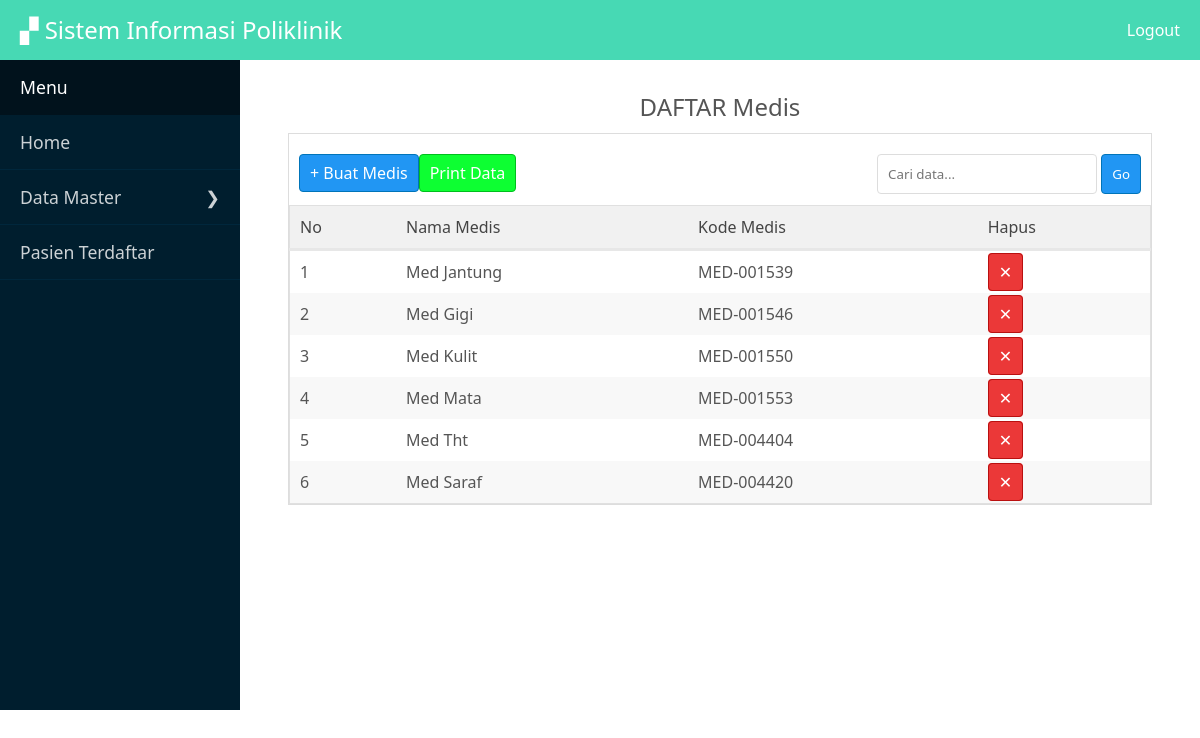
/panel/medis/index.php, run on the app's committed database.
### tables this page shows
CREATE TABLE IF NOT EXISTS `medis` (
  `id_med` int(11) NOT NULL AUTO_INCREMENT,
  `med` varchar(20) NOT NULL,
  `kodemed` varchar(15) NOT NULL,
  PRIMARY KEY (`id_med`)
);

### Control.php (called while the page is built, shortened)
<?php
$link = mysqli_connect('localhost','root','','poliklinik');
function data($query){
	global $link;
	$result = mysqli_query($link,$query);
	return $result;
}
?>

### panel/medis/index.php (the view, shortened to what this page needs)
<?php
require_once '../../Control.php';
$query = "SELECT * FROM medis";
$read = data($query);
 ?>
<?php require_once 'view/view.php'; head(); ?>
<div class="bungkus">
	<div class="main">
		<div class="isimain">
					<center style="padding: 10px;"><h2>DAFTAR Medis</h2></center>
				<div class="datatampil">
					<div class="add">
						<a href="add.php" class="tmbl biru kiri">+ Buat Medis</a>
						<a href="cetak.php" class="tmbl lime kiri">Print Data</a>
						<form action="index.php" method="get" class="kanan">
							<input type="text" name="cari" placeholder="Cari data...">
							<button class="biru">Go</button>
						</form>
					</div>
					<label for="" class="clear"></label>
					<table class="full">
						<thead>
							<tr>
								<td>No</td>
								<td>Nama Medis</td>
								<td>Kode Medis</td>
								<td>Hapus</td>
							</tr>
						</thead>
						<tbody>
<?php
$no = 0;
while($row = mysqli_fetch_assoc($read) ){
$no++;
?>
							<tr>
								<td><?= $no ?></td>
								<td>Med <?= $row['med'] ?></td>
								<td><?= $row['kodemed'] ?></td>
								<td>
									<a href="delete.php?id=<?= $row['id_med'] ?>" class="tmbl merah">&#10005;</a>
								</td>
							</tr>
<?php } ?>
						</tbody>
					</table>
				</div>
		</div>
	</div>

### style.css (style rules this page uses)
* { margin: 0; padding: 0; font-family: 'Century Gothic','Segoe UI',sans-serif; box-sizing: border-box; text-decoration: none; font-weight: normal; }
body { background: #fff; font-size: 16px; color: #555; }
nav, h1,h2,h3,h4,p,b { display: block; }
input,textarea,button,select { padding: 10px; border:1px solid #ddd; border-radius: 4px; background: #fff; }
input[type="submit"],input[type="reset"],button,select { cursor: pointer; }
label { padding: 3px 0px; display: block; margin:5px 0px; }
.full { width: 100%; }
.kanan { float: right; }
.kiri { float: left; }
.clear { clear: both; }
.tmbl { padding: 7px 10px; font-size: 1em; border-radius: 4px; }
.biru { background: #2196f3; color: #fff; border:1px solid #0074b9; }
.lime { background: #0dff32; color: #fff; border:1px solid #00bf1d; }
.merah { background: #eb3838; color: #fff; border:1px solid #B91010; }
table { border-collapse: collapse; width: 100%; border:1px solid #e0e0e0; }
table td { padding: 10px; }
table thead { background: #f1f1f1; color: #444; border-bottom: 3px solid #e7e7e7; }
table tbody tr:nth-child(even) { background: #f8f8f8; }
.back,.add { padding: 20px 10px; }
.bungkus { width: 100%; height: auto; overflow: hidden; margin: 0 auto; background: #001E2E; }
.main { width: 80%; float: right; min-height: 650px; background: #fff; }
.isimain { width: 90%; margin: 20px auto; }
.datatampil { width: 100%; margin:0 auto; background: #fff; border: 1px solid #ddd; }

### data on the page
medis: med "Jantung", kodemed "MED-001539"
medis: med "Gigi", kodemed "MED-001546"
medis: med "Kulit", kodemed "MED-001550"
medis: med "Mata", kodemed "MED-001553"
medis: med "Tht", kodemed "MED-004404"
medis: med "Saraf", kodemed "MED-004420"
